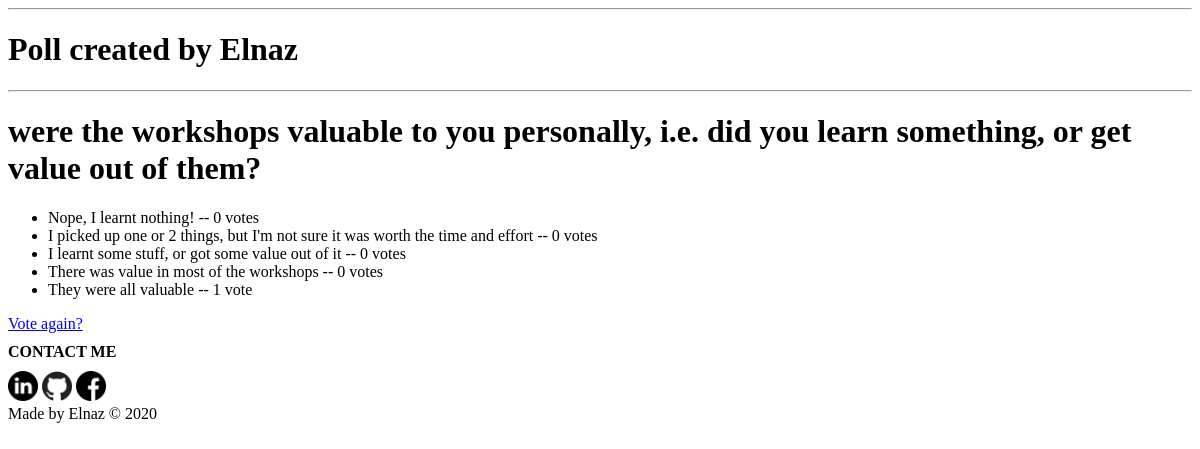
The app's page /polls/7/results/ with its own data.
### polls/models.py (models this page shows, shortened)
class Question(models.Model):
    question_text = models.CharField(max_length =200)
    pub_date = models.DateTimeField('date published')

class Choice(models.Model):
    question = models.ForeignKey(Question, on_delete = models.CASCADE)
    choice_text = models.CharField(max_length =200)
    votes = models.IntegerField(default =0)

### polls/views.py (the view)
# urls.py: path('<int:pk>/results/', views.ResultsView.as_view(), name='results'),
class ResultsView(generic.DetailView):
    model = Question
    template_name = 'polls/results.html'

### polls/templates/polls/results.html
{% extends 'polls/base.html' %}
{% block main_content %}
<h1>{{ question.question_text }}</h1>
<ul>
{% for choice in question.choice_set.all %}
    <li>{{ choice.choice_text }} -- {{ choice.votes }} vote{{ choice.votes|pluralize }}</li>
{% endfor %}
</ul>
<a href="{% url 'polls:detail' question.id %}">Vote again?</a>
{% endblock %}

### polls/static/style.css (style rules this page uses)
body { background: white url("images/background.gif") no-repeat; }

### records on screen
Question: question_text "were the workshops valuable to you personally, i.e. did you learn something, or get value out of them?"
Choice: choice_text "Nope, I learnt nothing!", votes "0"
Choice: choice_text "I picked up one or 2 things, but I'm not sure it was worth the time and effort", votes "0"
Choice: choice_text "I learnt some stuff, or got some value out of it", votes "0"
Choice: choice_text "There was value in most of the workshops", votes "0"
Choice: choice_text "They were all valuable", votes "1"
